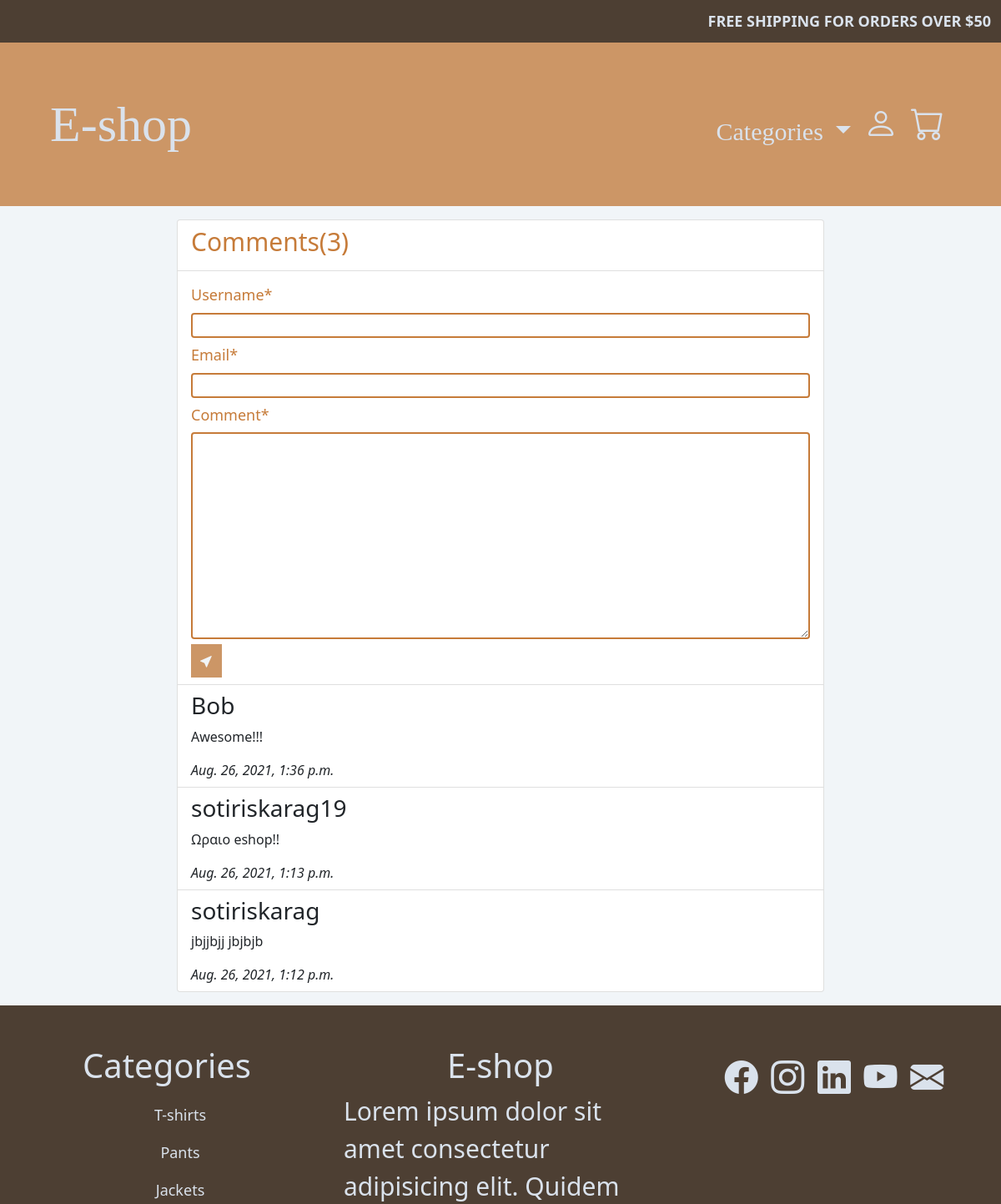
The page /comments/ (upper part) on the database as committed earlier.
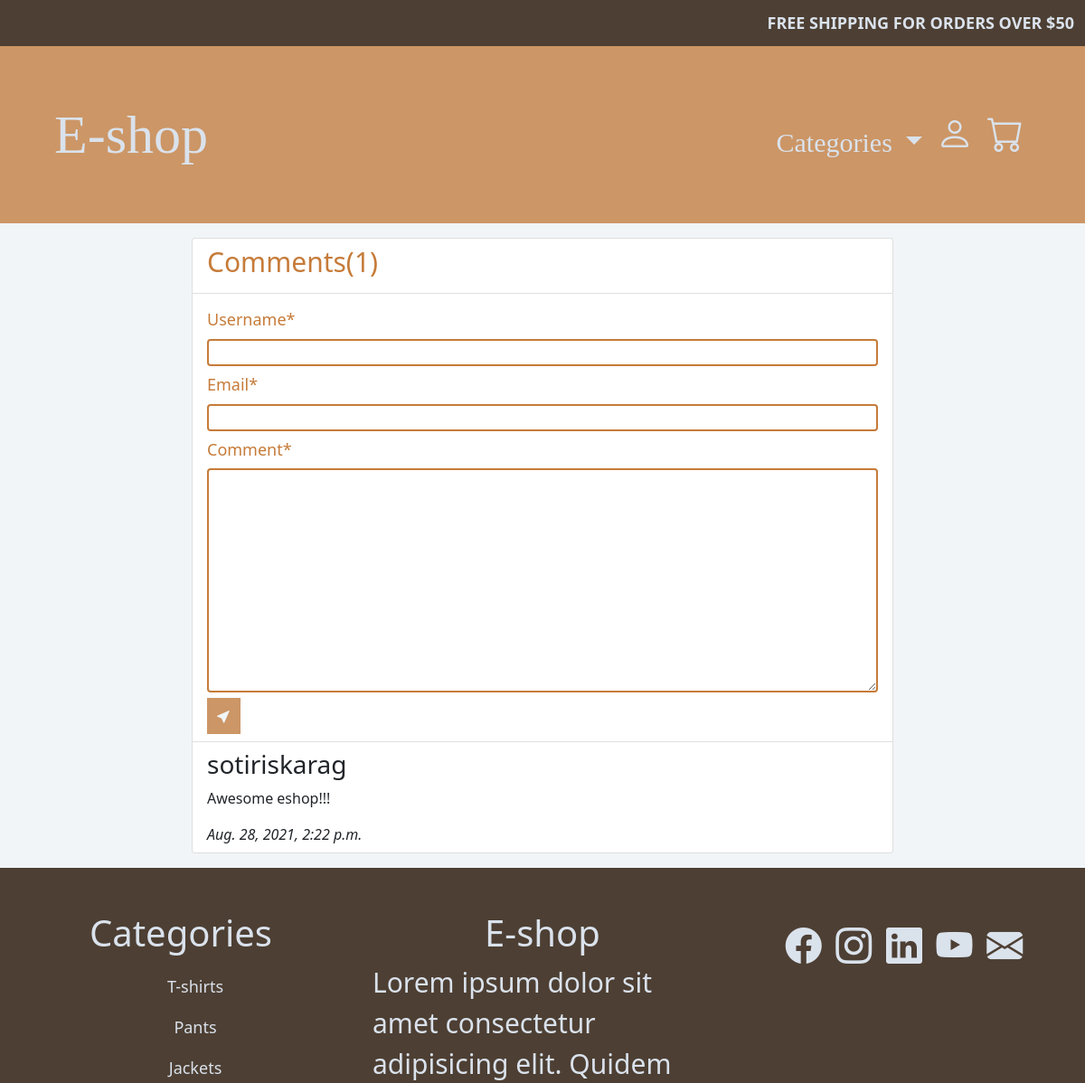
The same page on the database as committed later.
### comments/models.py (models this page shows)
class CommentsModel(models.Model):
    username = models.CharField(max_length=100)
    comment = models.TextField(max_length=800)
    email = models.EmailField(max_length=100,validators=[validate_email])
    date = models.DateTimeField(blank=True)

### comments/views.py (the view)
# urls.py: path('',comments_view,name='comments')
def comments_view(request):
    comment_form = CommentsForm(request.POST or None)
    if comment_form.is_valid():
        comment_form.cleaned_data["date"] = timezone.now()
        comment_form.instance.date = comment_form.cleaned_data["date"]
        comment_form.save()
        comment_form = CommentsForm()
    comments = CommentsModel.objects.order_by('-date')# - for descending order
    template_name="comments.html"
    context = dict(commentForm=comment_form,comments=comments)
    return render(request,template_name,context)

### comments/forms.py
class CommentsForm(forms.ModelForm):
    class Meta:
        model = CommentsModel
        fields = ["username","email","comment","date"]
    def __init__(self,*args,**kwargs):
        super(CommentsForm,self).__init__(*args,**kwargs)
        self.fields['date'].widget.attrs['class'] = "dont-display-comment-date-form"
        self.fields['username'].widget.attrs['class'] = "comments-field"
        self.fields['comment'].widget.attrs['class'] = "comments-field"
        self.fields['email'].widget.attrs['class'] = "comments-field"

### templates/comments.html (shortened to what this page needs)
{% extends 'base.html' %}
{% load static %}
{% load crispy_forms_tags %}
{% block extrahead %}
<link rel="stylesheet" href="{% static 'css/comments.css' %}">
{% endblock %}
{% block content %}
<div class="container-fluid mt-3 mb-3">
    <div class="row">
        <div class="col-sm-2"></div>
        <div class="col-sm-8">
            <ul class="list-group">
                <li class="list-group-item">
                    <h2 class="comments-header">Comments({{comments.count}})</h2>
                </li>
                <li class="list-group-item">
                    <form method="POST">
                        {{commentForm | crispy}}
                        <button class="comment-btn"><i class="bi bi-cursor-fill"></i></button>
                    </form>
                </li>
                {% for c in comments %}
                <li class="list-group-item">
                    <h3>{{c.username}}</h3>
                    <p>{{c.comment}}</p>
                    <i>{{c.date}}</i>
                </li>
                {% endfor %}
            </ul>
        </div>
        <div class="col-sm-2"></div>
    </div>
</div>
{% endblock %}

### templates/base.html (shortened to what this page needs)
<!DOCTYPE html>
{% load static %}
<html lang="en">
<head>
    <link rel="stylesheet" href="https://cdnjs.cloudflare.com/ajax/libs/bootstrap/5.1.0/css/bootstrap.min.css"
 />
    <link rel="stylesheet" href="https://cdn.jsdelivr.net/npm/bootstrap-icons@1.3.0/font/bootstrap-icons.css">
    <link rel="stylesheet" href="{% static 'css\base.css' %}" />
    {% block extrahead %} {% endblock %}
</head>
<body>
    <p class="free-shipping-text">FREE SHIPPING FOR ORDERS OVER &dollar;50</p>
    <nav class="navbar navbar-expand-lg navbar-style">
        <div class="container-fluid">
            <a class="navbar-brand" href="{% url 'main_page' %}">E-shop</a>
            <div class="collapse navbar-collapse" id="navbarSupportedContent">
                <ul class="navbar-nav mb-2 mb-lg-0">
                    <li class="nav-item dropdown">
                        <a class="nav-link dropdown-toggle" href="#" id="navbarDropdown" role="button"
                            data-bs-toggle="dropdown" aria-expanded="false">
                            Categories
                        </a>
                    </li>
                    <li class="nav-item">
                        <a class="nav-link" href="{% url 'login' %}"><i class="bi bi-person"></i></a>
                    </li>
                    <li class="nav-item">
                        <a class="nav-link" id="shopping-cart"><i class="bi bi-cart"></i></a>
                    </li>
                </ul>
            </div>
        </div>
    </nav>
    <body>
        {% block content %}
        {% endblock %}
    </body>
    <footer class="container-fluid">
        <div class="row">
            <div class="col-sm-4">
                <h1 class="d-flex justify-content-center">Categories</h1>
                <ul class="footer-category-list">
                    <li><a href="{% url 't_shirts' %}">T-shirts</a></li>
                    <li><a href="{% url 'pants' %}">Pants</a></li>
                    <li><a href="{% url 'jackets' %}">Jackets</a></li>
                </ul>
            </div>
            <div class="col-sm-4">
                <h1 class="d-flex justify-content-center">E-shop</h1>
                <p>Lorem ipsum dolor sit amet consectetur adipisicing elit. Quidem officiis eligendi a, nihil at aliquid
                    dicta, ab quidem quas.</p>
            </div>
            <div class="col-sm-4 footer-social-media d-flex justify-content-center p-2">
                <a href=""><i class="bi bi-facebook"></i></a>&nbsp;&nbsp;
                <a href=""><i class="bi bi-instagram"></i></a>&nbsp;&nbsp;
                <a href=""><i class="bi bi-linkedin"></i></a>&nbsp;&nbsp;
                <a href=""><i class="bi bi-youtube"></i></a>&nbsp;&nbsp;
                <a href=""><i class="bi bi-envelope-fill"></i></a>
            </div>
        </div>
    </footer>
</body>
</html>

### static/css/base.css (style rules this page uses)
:root { --clr-primary-1: hsl(28, 20%, 25%); --clr-primary-2: hsl(28, 25%, 30%); --clr-primary-3: hsl(28, 40%, 35%); --clr-primary-4: hsl(28, 45%, 40%); --clr-primary-5: hsl(28, 50%, 60%); --clr-primary-6: hsl(28, 55%, 50%); --clr-primary-7: hsl(28, 60%, 65%); --clr-primary-8: hsl(28, 65%, 70%); --clr-primary-9: hsl(28, 80%, 75%); --clr-primary-10: hsl(28, 95%, 80%); --clr-grey-1: hsl(209, 61%, 16%); --clr-grey-2: hsl(211, 39%, 23%); --clr-grey-3: hsl(209, 34%, 30%); --clr-grey-4: hsl(209, 28%, 39%); --clr-grey-5: hsl(210, 22%, 49%); --clr-grey-6: hsl(209, 23%, 60%); --clr-grey-7: hsl(211, 27%, 70%); --clr-grey-8: hsl(210, 31%, 80%); --clr-grey-9: hsl(212, 33%, 89%); --clr-grey-10: hsl(210, 36%, 96%); --clr-white: #fff; --clr-gold: #c59d5f; --clr-red-dark: hsl(360, 67%, 44%); --clr-red-light: hsl(360, 71%, 66%); --clr-green-dark: hsl(125, 67%, 44%); --clr-green-light: hsl(125, 71%, 66%); --clr-black: #222; --transition: all 0.3s linear; --spacing: 0.1rem; --radius: 0.25rem; --light-shadow: 0 5px 15px rgba(0, 0, 0, 0.1); --dark-shadow: 0 5px 15px rgba(0, 0, 0, 0.2); --small-font-size: 14px; --medium-font-size: 18px; --big-font-size: 30px; --x-big-font-size: 40px; --xx-big-font-size: 60px; }
body { background-color: var(--clr-grey-10); }
.navbar-style { background-color: var(--clr-primary-5); padding: 4%; margin-top: 0 !important; }
.free-shipping-text { background-color: var(--clr-primary-1); color: var(--clr-grey-9); margin: 0; padding: 1%; font-size: var(--medium-font-size); font-weight: 700; text-align: right; animation: change-color 5s infinite; }
.nav-link, #navbarDropdown, .navbar-brand { font-size: var(--xx-big-font-size); color: var(--clr-grey-9); font-family: fantasy; font-weight: 500; }
.navbar-nav { margin-left: auto; }
#navbarDropdown { font-size: var(--big-font-size); padding-top: 14%; }
.nav-link { font-size: var(--x-big-font-size); padding-top: 17%; }
footer { background-color: var(--clr-primary-1); color: var(--clr-grey-9); padding: 4%; font-size: var(--big-font-size); }
.footer-category-list { list-style: none; display: flex; flex-flow: column nowrap; align-items: center; }
.footer-comments, .footer-faq, .footer-category-list a { color: var(--clr-grey-9); text-decoration: none; font-size: var(--medium-font-size); }
.footer-social-media a { color: var(--clr-grey-9); font-size: var(--x-big-font-size); }

### static/css/comments.css (style rules this page uses)
.comment-btn { background-color: var(--clr-primary-5); color: var(--clr-grey-10); width: 5%; height: 5vh; border:2px solid var(--clr-primary-5); }
.comments-field { width: 100%; border:2px solid var(--clr-primary-6); border-radius: var(--radius); color: var(--clr-primary-6); margin-top: 1%; }
#div_id_username label, #div_id_comment label, #div_id_email label { font-size: var(--medium-font-size); color: var(--clr-primary-6); padding-top: 1%; }
.comments-header { font-size: var(--big-font-size); color: var(--clr-primary-6); }

Rows that differ between the two databases and show on the page:
removed CommentsModel: username "Bob", comment "Awesome!!!", date "Aug. 26, 2021, 1:36 p.m."
removed CommentsModel: username "sotiriskarag19", comment "Ωραιο eshop!!", date "Aug. 26, 2021, 1:13 p.m."
changed CommentsModel "sotiriskarag": comment "jbjjbjj jbjbjb" → "Awesome eshop!!!"; date "Aug. 26, 2021, 1:12 p.m." → "Aug. 28, 2021, 2:22 p.m."
Other text that changed with them:
{{ comments.count }}: "3" → "1"
